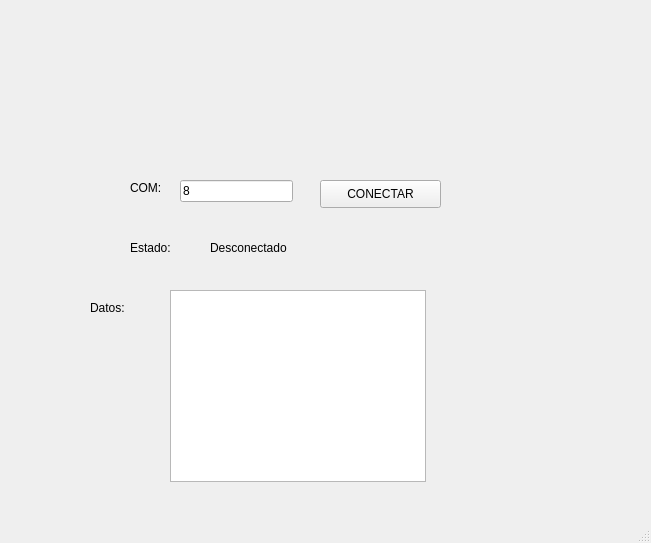
<?xml version="1.0" encoding="UTF-8"?>
<ui version="4.0">
 <class>MainWindow</class>
 <widget class="QMainWindow" name="MainWindow">
  <property name="geometry">
   <rect>
    <x>0</x>
    <y>0</y>
    <width>651</width>
    <height>543</height>
   </rect>
  </property>
  <property name="windowTitle">
   <string>MainWindow</string>
  </property>
  <widget class="QWidget" name="centralwidget">
   <widget class="QLabel" name="lbl_logoUAT">
    <property name="geometry">
     <rect>
      <x>10</x>
      <y>20</y>
      <width>281</width>
      <height>121</height>
     </rect>
    </property>
    <property name="text">
     <string/>
    </property>
    <property name="pixmap">
     <pixmap resource="../../recursos.qrc">:/logo/Imagenes/logo uat.png</pixmap>
    </property>
    <property name="scaledContents">
     <bool>true</bool>
    </property>
   </widget>
   <widget class="QLabel" name="lbl_logoFIT">
    <property name="geometry">
     <rect>
      <x>360</x>
      <y>40</y>
      <width>261</width>
      <height>81</height>
     </rect>
    </property>
    <property name="text">
     <string/>
    </property>
    <property name="pixmap">
     <pixmap resource="../../recursos.qrc">:/logo/Imagenes/LogoFIT.png</pixmap>
    </property>
    <property name="scaledContents">
     <bool>true</bool>
    </property>
   </widget>
   <widget class="QLabel" name="lbl_logoCT">
    <property name="geometry">
     <rect>
      <x>570</x>
      <y>440</y>
      <width>71</width>
      <height>51</height>
     </rect>
    </property>
    <property name="text">
     <string/>
    </property>
    <property name="pixmap">
     <pixmap resource="../../recursos.qrc">:/logo/Imagenes/logoCT.png</pixmap>
    </property>
    <property name="scaledContents">
     <bool>true</bool>
    </property>
   </widget>
   <widget class="QLabel" name="label">
    <property name="geometry">
     <rect>
      <x>130</x>
      <y>180</y>
      <width>55</width>
      <height>16</height>
     </rect>
    </property>
    <property name="text">
     <string>COM:</string>
    </property>
   </widget>
   <widget class="QLineEdit" name="txt_COM">
    <property name="geometry">
     <rect>
      <x>180</x>
      <y>180</y>
      <width>113</width>
      <height>22</height>
     </rect>
    </property>
    <property name="text">
     <string>8</string>
    </property>
   </widget>
   <widget class="QPushButton" name="btn_Accion">
    <property name="geometry">
     <rect>
      <x>320</x>
      <y>180</y>
      <width>121</width>
      <height>28</height>
     </rect>
    </property>
    <property name="text">
     <string>CONECTAR</string>
    </property>
   </widget>
   <widget class="QLabel" name="label_2">
    <property name="geometry">
     <rect>
      <x>130</x>
      <y>240</y>
      <width>55</width>
      <height>16</height>
     </rect>
    </property>
    <property name="text">
     <string>Estado:</string>
    </property>
   </widget>
   <widget class="QLabel" name="lbl_estado">
    <property name="geometry">
     <rect>
      <x>210</x>
      <y>240</y>
      <width>111</width>
      <height>16</height>
     </rect>
    </property>
    <property name="text">
     <string>Desconectado</string>
    </property>
   </widget>
   <widget class="QLabel" name="label_3">
    <property name="geometry">
     <rect>
      <x>90</x>
      <y>300</y>
      <width>55</width>
      <height>16</height>
     </rect>
    </property>
    <property name="text">
     <string>Datos:</string>
    </property>
   </widget>
   <widget class="QListWidget" name="dato">
    <property name="geometry">
     <rect>
      <x>170</x>
      <y>290</y>
      <width>256</width>
      <height>192</height>
     </rect>
    </property>
   </widget>
  </widget>
  <widget class="QMenuBar" name="menubar">
   <property name="geometry">
    <rect>
     <x>0</x>
     <y>0</y>
     <width>651</width>
     <height>26</height>
    </rect>
   </property>
  </widget>
  <widget class="QStatusBar" name="statusbar"/>
 </widget>
 <resources>
  <include location="../../recursos.qrc"/>
 </resources>
 <connections/>
</ui>
